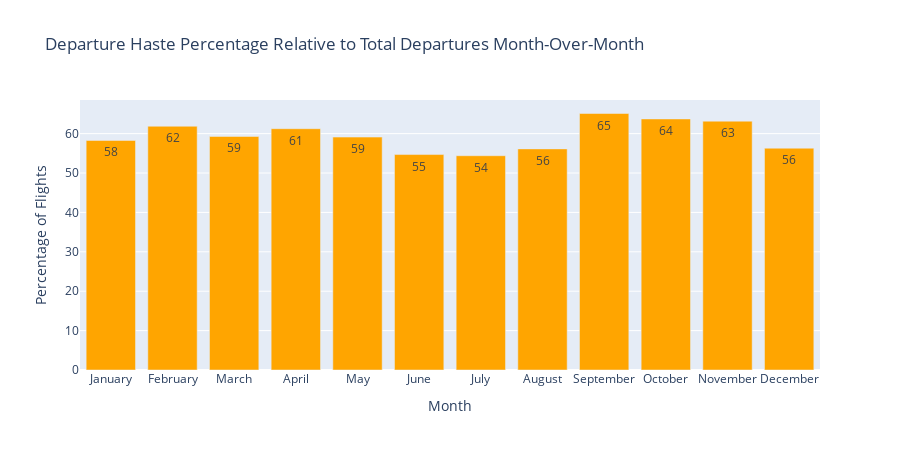

Write notebook code for a chart like this one.
### Code cell
months = ["January", "February", "March", "April", "May", "June", 
          "July", "August", "September", "October", "November", "December"]
numberOfDelaysPerMonthBar = go.Bar(
    x = months,
    y = numberOfDelaysPerMonth.toPandas()['DepartureImmediaciesCountPerMonth'],
    name = 'Departure Delay Percentage',
    marker = dict(color='orange'),
    text = round(numberOfDelaysPerMonth.toPandas()['DepartureImmediaciesCountPerMonth']))

data = [numberOfDelaysPerMonthBar]

layout = dict(title = 'Departure Haste Percentage Relative to Total Departures Month-Over-Month',
              xaxis= dict(title= 'Month',ticklen= 5,zeroline= False,tickformat='d'),
              yaxis= dict(title= 'Percentage of Flights'),
              height= 450,
              width= 900
             )
fig = dict(data = data, layout = layout)

pyo.iplot(fig)

### Figure 1 — Plotly figure (JSON) as saved in the notebook; plotly's stock layout.template omitted (floating-point values rounded to 4 significant figures)
{"data": [{"marker": {"color": "orange"}, "name": "Departure Delay Percentage", "text": [58, 62, 59, 61, 59, 55, 54, 56, 65, 64, 63, 56], "type": "bar", "x": ["January", "February", "March", "April", "May", "June", "July", "August", "September", "October", "November", "December"], "y": [58.27, 61.87, 59.27, 61.25, 59.11, 54.69, 54.39, 56.13, 65.11, 63.73, 63.16, 56.3]}], "layout": {"height": 450, "title": {"text": "Departure Haste Percentage Relative to Total Departures Month-Over-Month"}, "width": 900, "xaxis": {"tickformat": "d", "ticklen": 5, "title": {"text": "Month"}, "zeroline": false}, "yaxis": {"title": {"text": "Percentage of Flights"}}}}
